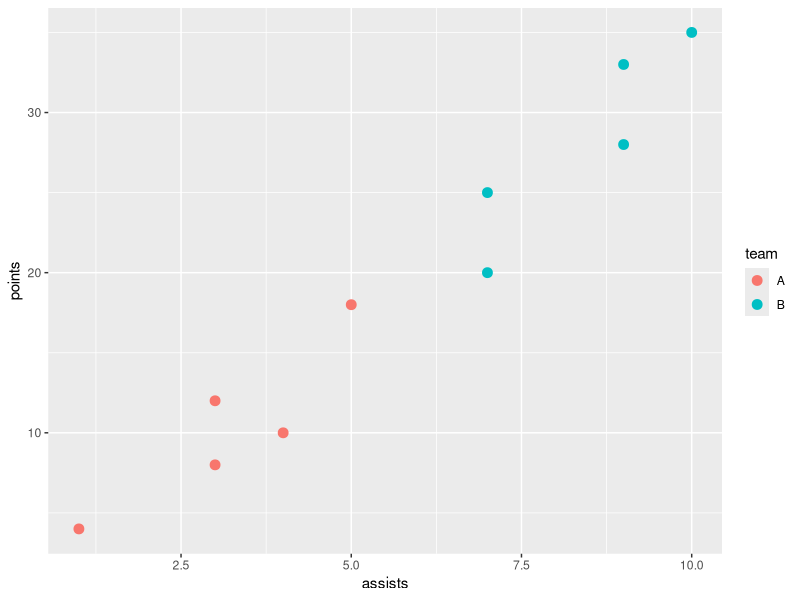
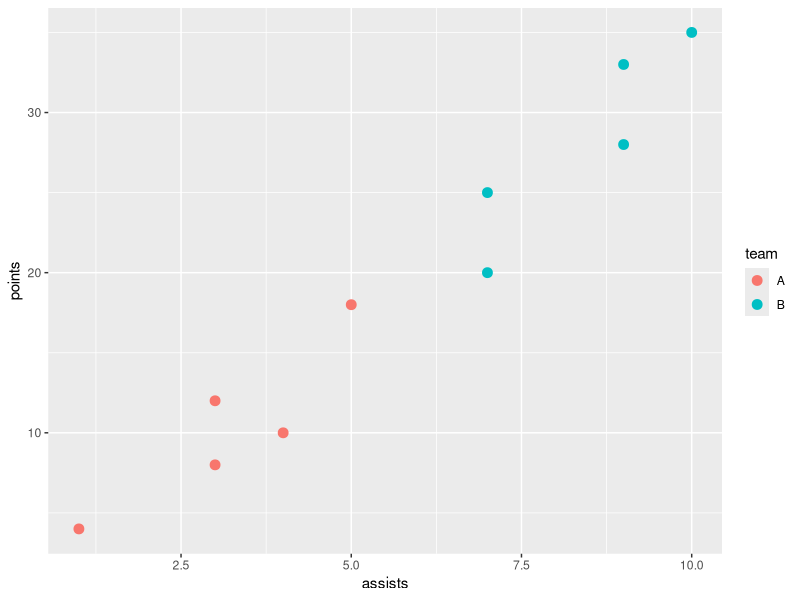
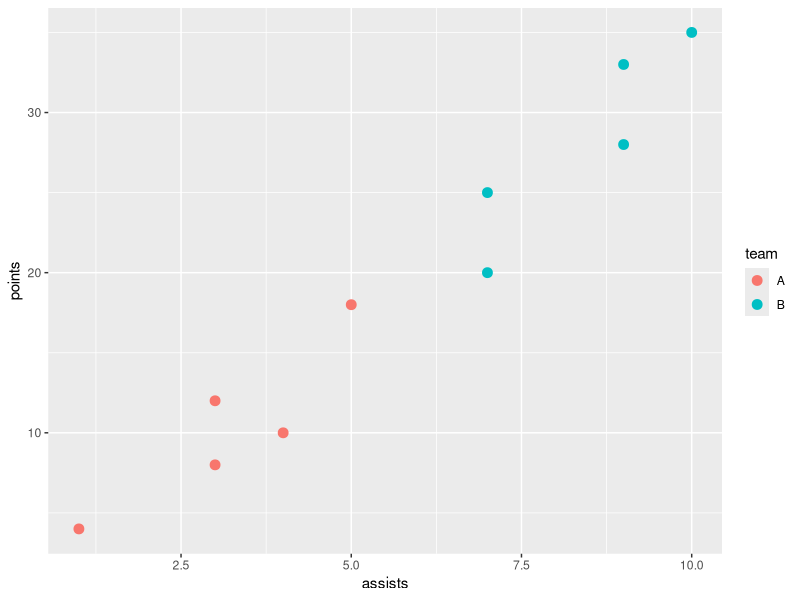
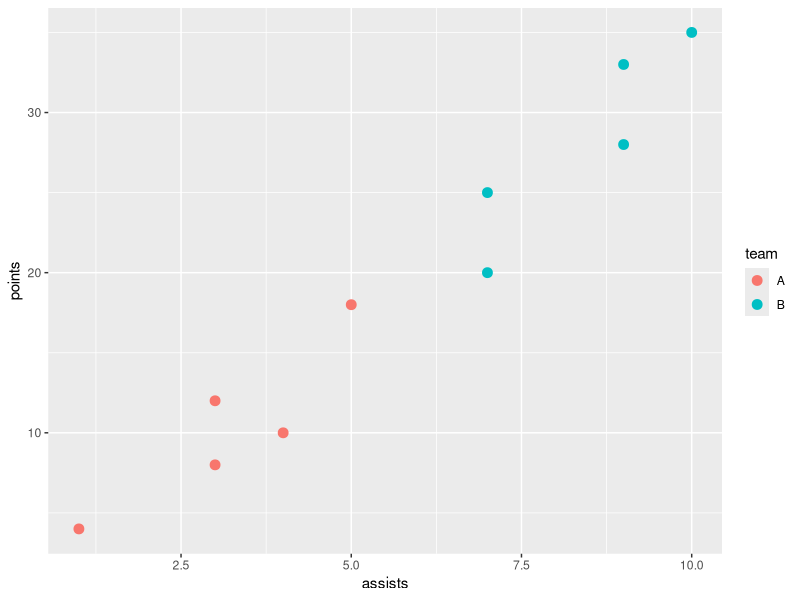
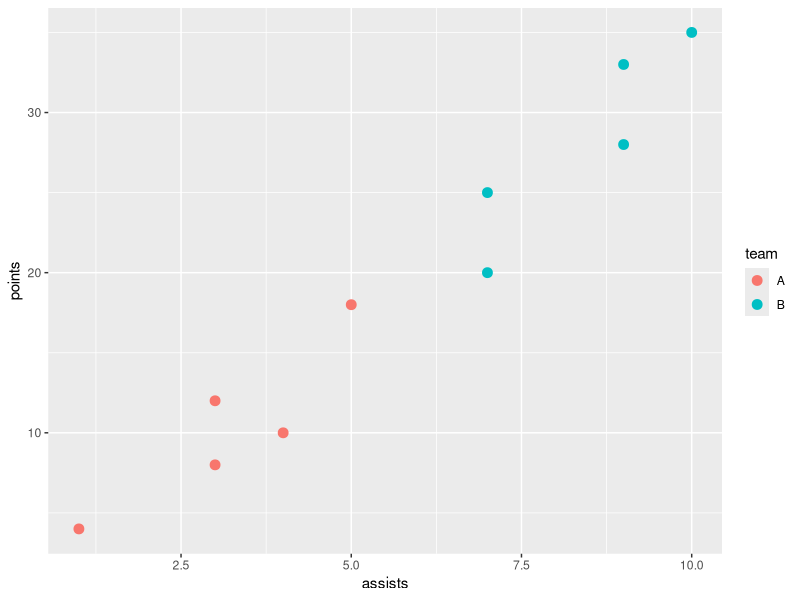

Write the R code that produced these figures, in order.
library("ggplot2")

# create data frame
df <- data.frame(team=rep(c('A', 'B'), each=5),
                 assists=c(1, 3, 3, 4, 5, 7, 7, 9, 9, 10),
                 points=c(4, 8, 12, 10, 18, 25, 20, 28, 33, 35))

# create data frame
df <- data.frame(team=rep(c('A', 'B'), each=5),
                 assists=c(1, 3, 3, 4, 5, 7, 7, 9, 9, 10),
                 points=c(4, 8, 12, 10, 18, 25, 20, 28, 33, 35))

# create scatter plot
ggplot(df, aes(x=assists, y=points)) + 
  geom_point(aes(color=team), size=3)

# Example 1: Use ggsave() to Save Plot with Default Settings
# We can use the following syntax with ggsave() to save this scatter
# plot to a PDF file called my_plot.pdf with all of the default settings:
library("ggplot2")

# save scatter plot as PDF file
ggsave("my_plot.pdf")

# Example 2: Use ggsave() to Save Plot with Custom Settings
library("ggplot2")

# save scatter plot as PDF file with specific diamentions
ggsave("my_plot2.pdf", width=3, height=6, units = "in")
ggsave("my_plot2.png", width = 4, height=8, units = "in")
ggsave("my_plot2.jpeg", width = 10, height = 15, units = "cm")
